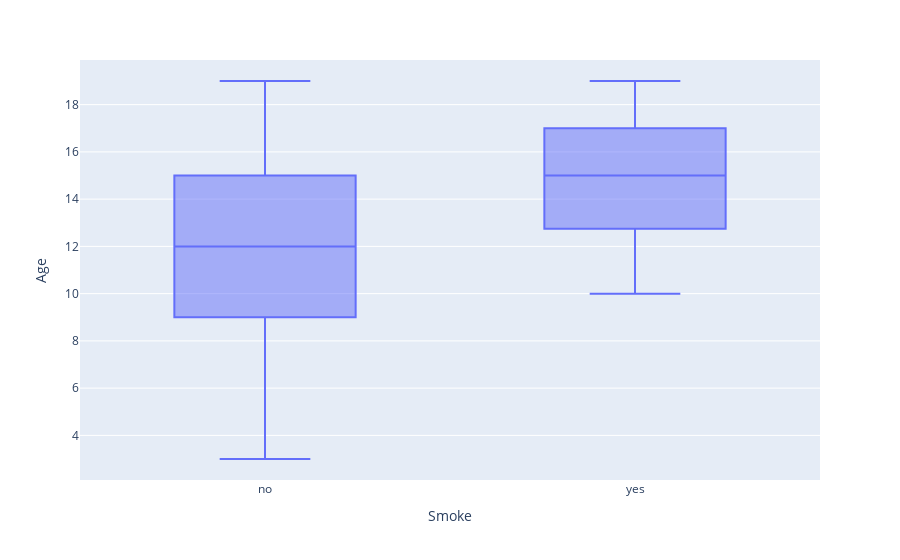

Notebook cell for this chart:
### Code cell
import plotly.express as px
fig = px.box(lung, x="Smoke", y="Age")
fig.show()

### Figure 1 — Plotly figure (JSON) as saved in the notebook; plotly's stock layout.template omitted (floating-point values rounded to 4 significant figures; data arrays with more than 128 entries replaced by an {"elided": "..."} marker saying what was removed)
{"data": [{"alignmentgroup": "True", "hovertemplate": "Smoke=%{x}<br>Age=%{y}<extra></extra>", "legendgroup": "", "marker": {"color": "#636efa"}, "name": "", "notched": false, "offsetgroup": "", "orientation": "v", "showlegend": false, "type": "box", "x": {"elided": "725 str values"}, "x0": " ", "xaxis": "x", "y": {"elided": "725 int values"}, "y0": " ", "yaxis": "y"}], "layout": {"boxmode": "group", "legend": {"tracegroupgap": 0}, "margin": {"t": 60}, "xaxis": {"anchor": "y", "domain": [0, 1], "title": {"text": "Smoke"}}, "yaxis": {"anchor": "x", "domain": [0, 1], "title": {"text": "Age"}}}}
